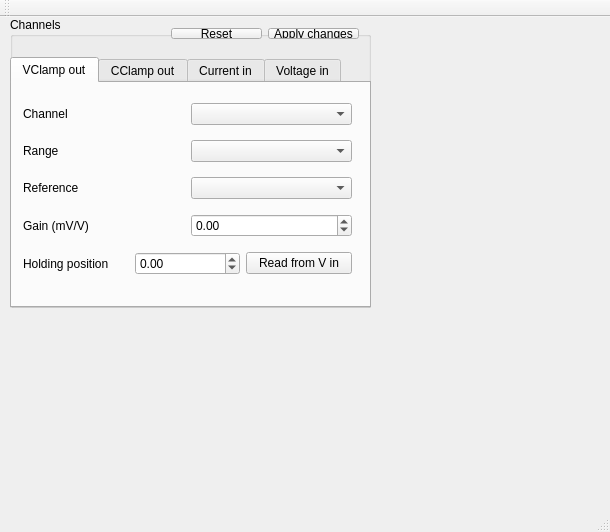
<?xml version="1.0" encoding="UTF-8"?>
<ui version="4.0">
 <class>MainWindow</class>
 <widget class="QMainWindow" name="MainWindow">
  <property name="geometry">
   <rect>
    <x>0</x>
    <y>0</y>
    <width>610</width>
    <height>532</height>
   </rect>
  </property>
  <property name="windowTitle">
   <string>MainWindow</string>
  </property>
  <widget class="QWidget" name="centralWidget">
   <widget class="QGroupBox" name="channelbox">
    <property name="geometry">
     <rect>
      <x>10</x>
      <y>0</y>
      <width>361</width>
      <height>291</height>
     </rect>
    </property>
    <property name="title">
     <string>Channels</string>
    </property>
    <widget class="QTabWidget" name="channeltabs">
     <property name="geometry">
      <rect>
       <x>0</x>
       <y>40</y>
       <width>361</width>
       <height>251</height>
      </rect>
     </property>
     <property name="currentIndex">
      <number>0</number>
     </property>
     <widget class="QWidget" name="vout_tab">
      <attribute name="title">
       <string>VClamp out</string>
      </attribute>
      <widget class="QWidget" name="vout_tab_content" native="true">
       <property name="geometry">
        <rect>
         <x>0</x>
         <y>0</y>
         <width>351</width>
         <height>214</height>
        </rect>
       </property>
       <layout class="QVBoxLayout" name="verticalLayout">
        <item>
         <layout class="QHBoxLayout" name="horizontalLayout">
          <item>
           <widget class="QLabel" name="label_2">
            <property name="text">
             <string>Channel</string>
            </property>
           </widget>
          </item>
          <item>
           <widget class="QComboBox" name="vout_chan"/>
          </item>
         </layout>
        </item>
        <item>
         <layout class="QHBoxLayout" name="horizontalLayout_4">
          <item>
           <widget class="QLabel" name="label_5">
            <property name="text">
             <string>Range</string>
            </property>
           </widget>
          </item>
          <item>
           <widget class="QComboBox" name="vout_range"/>
          </item>
         </layout>
        </item>
        <item>
         <layout class="QHBoxLayout" name="horizontalLayout_3">
          <item>
           <widget class="QLabel" name="label_4">
            <property name="text">
             <string>Reference</string>
            </property>
           </widget>
          </item>
          <item>
           <widget class="QComboBox" name="vout_reference"/>
          </item>
         </layout>
        </item>
        <item>
         <layout class="QHBoxLayout" name="horizontalLayout_2">
          <item>
           <widget class="QLabel" name="label_3">
            <property name="text">
             <string>Gain (mV/V)</string>
            </property>
           </widget>
          </item>
          <item>
           <widget class="QDoubleSpinBox" name="vout_gain">
            <property name="minimum">
             <double>-100.000000000000000</double>
            </property>
            <property name="maximum">
             <double>100.000000000000000</double>
            </property>
           </widget>
          </item>
         </layout>
        </item>
        <item>
         <layout class="QHBoxLayout" name="horizontalLayout_5">
          <item>
           <widget class="QLabel" name="label_6">
            <property name="text">
             <string>Holding position</string>
            </property>
           </widget>
          </item>
          <item>
           <widget class="QDoubleSpinBox" name="vout_offset">
            <property name="minimum">
             <double>-100.000000000000000</double>
            </property>
            <property name="maximum">
             <double>100.000000000000000</double>
            </property>
           </widget>
          </item>
          <item>
           <widget class="QPushButton" name="vout_offset_read">
            <property name="enabled">
             <bool>true</bool>
            </property>
            <property name="text">
             <string>Read from V in</string>
            </property>
           </widget>
          </item>
         </layout>
        </item>
       </layout>
      </widget>
     </widget>
     <widget class="QWidget" name="cout_tab">
      <attribute name="title">
       <string>CClamp out</string>
      </attribute>
      <widget class="QWidget" name="cout_tab_content" native="true">
       <property name="geometry">
        <rect>
         <x>0</x>
         <y>0</y>
         <width>351</width>
         <height>214</height>
        </rect>
       </property>
       <layout class="QVBoxLayout" name="verticalLayout_4">
        <item>
         <layout class="QHBoxLayout" name="horizontalLayout_16">
          <item>
           <widget class="QLabel" name="label_18">
            <property name="text">
             <string>Channel</string>
            </property>
           </widget>
          </item>
          <item>
           <widget class="QComboBox" name="cout_chan"/>
          </item>
         </layout>
        </item>
        <item>
         <layout class="QHBoxLayout" name="horizontalLayout_17">
          <item>
           <widget class="QLabel" name="label_19">
            <property name="text">
             <string>Range</string>
            </property>
           </widget>
          </item>
          <item>
           <widget class="QComboBox" name="cout_range"/>
          </item>
         </layout>
        </item>
        <item>
         <layout class="QHBoxLayout" name="horizontalLayout_18">
          <item>
           <widget class="QLabel" name="label_20">
            <property name="text">
             <string>Reference</string>
            </property>
           </widget>
          </item>
          <item>
           <widget class="QComboBox" name="cout_reference"/>
          </item>
         </layout>
        </item>
        <item>
         <layout class="QHBoxLayout" name="horizontalLayout_19">
          <item>
           <widget class="QLabel" name="label_21">
            <property name="text">
             <string>Gain (nA/V)</string>
            </property>
           </widget>
          </item>
          <item>
           <widget class="QDoubleSpinBox" name="cout_gain">
            <property name="minimum">
             <double>-100.000000000000000</double>
            </property>
            <property name="maximum">
             <double>100.000000000000000</double>
            </property>
           </widget>
          </item>
         </layout>
        </item>
        <item>
         <layout class="QHBoxLayout" name="horizontalLayout_20">
          <item>
           <widget class="QLabel" name="label_22">
            <property name="text">
             <string>Offset</string>
            </property>
           </widget>
          </item>
          <item>
           <widget class="QDoubleSpinBox" name="cout_offset"/>
          </item>
         </layout>
        </item>
       </layout>
      </widget>
     </widget>
     <widget class="QWidget" name="cin_tab">
      <attribute name="title">
       <string>Current in</string>
      </attribute>
      <widget class="QWidget" name="cin_tab_content" native="true">
       <property name="geometry">
        <rect>
         <x>0</x>
         <y>0</y>
         <width>351</width>
         <height>214</height>
        </rect>
       </property>
       <layout class="QVBoxLayout" name="verticalLayout_2">
        <item>
         <layout class="QHBoxLayout" name="horizontalLayout_6">
          <item>
           <widget class="QLabel" name="label_8">
            <property name="text">
             <string>Channel</string>
            </property>
           </widget>
          </item>
          <item>
           <widget class="QComboBox" name="cin_chan"/>
          </item>
         </layout>
        </item>
        <item>
         <layout class="QHBoxLayout" name="horizontalLayout_7">
          <item>
           <widget class="QLabel" name="label_9">
            <property name="text">
             <string>Range</string>
            </property>
           </widget>
          </item>
          <item>
           <widget class="QComboBox" name="cin_range"/>
          </item>
         </layout>
        </item>
        <item>
         <layout class="QHBoxLayout" name="horizontalLayout_8">
          <item>
           <widget class="QLabel" name="label_10">
            <property name="text">
             <string>Reference</string>
            </property>
           </widget>
          </item>
          <item>
           <widget class="QComboBox" name="cin_reference"/>
          </item>
         </layout>
        </item>
        <item>
         <layout class="QHBoxLayout" name="horizontalLayout_9">
          <item>
           <widget class="QLabel" name="label_11">
            <property name="text">
             <string>Gain (nA/V)</string>
            </property>
           </widget>
          </item>
          <item>
           <widget class="QDoubleSpinBox" name="cin_gain">
            <property name="minimum">
             <double>-100.000000000000000</double>
            </property>
            <property name="maximum">
             <double>100.000000000000000</double>
            </property>
           </widget>
          </item>
         </layout>
        </item>
        <item>
         <layout class="QHBoxLayout" name="horizontalLayout_10">
          <item>
           <widget class="QLabel" name="label_12">
            <property name="text">
             <string>Offset</string>
            </property>
           </widget>
          </item>
          <item>
           <widget class="QDoubleSpinBox" name="cin_offset">
            <property name="minimum">
             <double>-100.000000000000000</double>
            </property>
           </widget>
          </item>
         </layout>
        </item>
       </layout>
      </widget>
     </widget>
     <widget class="QWidget" name="vin_tab">
      <attribute name="title">
       <string>Voltage in</string>
      </attribute>
      <widget class="QWidget" name="vin_tab_content" native="true">
       <property name="geometry">
        <rect>
         <x>0</x>
         <y>0</y>
         <width>351</width>
         <height>214</height>
        </rect>
       </property>
       <layout class="QVBoxLayout" name="verticalLayout_3">
        <item>
         <layout class="QHBoxLayout" name="horizontalLayout_11">
          <item>
           <widget class="QLabel" name="label_13">
            <property name="text">
             <string>Channel</string>
            </property>
           </widget>
          </item>
          <item>
           <widget class="QComboBox" name="vin_chan"/>
          </item>
         </layout>
        </item>
        <item>
         <layout class="QHBoxLayout" name="horizontalLayout_12">
          <item>
           <widget class="QLabel" name="label_14">
            <property name="text">
             <string>Range</string>
            </property>
           </widget>
          </item>
          <item>
           <widget class="QComboBox" name="vin_range"/>
          </item>
         </layout>
        </item>
        <item>
         <layout class="QHBoxLayout" name="horizontalLayout_13">
          <item>
           <widget class="QLabel" name="label_15">
            <property name="text">
             <string>Reference</string>
            </property>
           </widget>
          </item>
          <item>
           <widget class="QComboBox" name="vin_reference"/>
          </item>
         </layout>
        </item>
        <item>
         <layout class="QHBoxLayout" name="horizontalLayout_14">
          <item>
           <widget class="QLabel" name="label_16">
            <property name="text">
             <string>Gain (mV/V)</string>
            </property>
           </widget>
          </item>
          <item>
           <widget class="QDoubleSpinBox" name="vin_gain">
            <property name="minimum">
             <double>-100.000000000000000</double>
            </property>
            <property name="maximum">
             <double>100.000000000000000</double>
            </property>
           </widget>
          </item>
         </layout>
        </item>
        <item>
         <layout class="QHBoxLayout" name="horizontalLayout_15">
          <item>
           <widget class="QLabel" name="label_17">
            <property name="text">
             <string>Offset</string>
            </property>
           </widget>
          </item>
          <item>
           <widget class="QDoubleSpinBox" name="vin_offset"/>
          </item>
         </layout>
        </item>
       </layout>
      </widget>
     </widget>
    </widget>
    <widget class="QWidget" name="channelbuttons" native="true">
     <property name="geometry">
      <rect>
       <x>150</x>
       <y>0</y>
       <width>211</width>
       <height>33</height>
      </rect>
     </property>
     <widget class="QWidget" name="layoutWidget">
      <property name="geometry">
       <rect>
        <x>0</x>
        <y>0</y>
        <width>210</width>
        <height>33</height>
       </rect>
      </property>
      <layout class="QHBoxLayout" name="horizontalLayout_21">
       <item>
        <widget class="QPushButton" name="channels_reset">
         <property name="text">
          <string>Reset</string>
         </property>
        </widget>
       </item>
       <item>
        <widget class="QPushButton" name="channels_apply">
         <property name="text">
          <string>Apply changes</string>
         </property>
        </widget>
       </item>
      </layout>
     </widget>
    </widget>
    <zorder>channelbuttons</zorder>
    <zorder>channeltabs</zorder>
   </widget>
  </widget>
  <widget class="QMenuBar" name="menuBar">
   <property name="geometry">
    <rect>
     <x>0</x>
     <y>0</y>
     <width>610</width>
     <height>27</height>
    </rect>
   </property>
  </widget>
  <widget class="QToolBar" name="mainToolBar">
   <attribute name="toolBarArea">
    <enum>TopToolBarArea</enum>
   </attribute>
   <attribute name="toolBarBreak">
    <bool>false</bool>
   </attribute>
  </widget>
  <widget class="QStatusBar" name="statusBar"/>
 </widget>
 <layoutdefault spacing="6" margin="11"/>
 <tabstops>
  <tabstop>channeltabs</tabstop>
  <tabstop>vout_chan</tabstop>
  <tabstop>vout_range</tabstop>
  <tabstop>vout_reference</tabstop>
  <tabstop>vout_gain</tabstop>
  <tabstop>vout_offset</tabstop>
  <tabstop>vout_offset_read</tabstop>
  <tabstop>cout_chan</tabstop>
  <tabstop>cout_range</tabstop>
  <tabstop>cout_reference</tabstop>
  <tabstop>cout_gain</tabstop>
  <tabstop>cout_offset</tabstop>
  <tabstop>cin_chan</tabstop>
  <tabstop>cin_range</tabstop>
  <tabstop>cin_reference</tabstop>
  <tabstop>cin_gain</tabstop>
  <tabstop>cin_offset</tabstop>
  <tabstop>vin_chan</tabstop>
  <tabstop>vin_range</tabstop>
  <tabstop>vin_reference</tabstop>
  <tabstop>vin_gain</tabstop>
  <tabstop>vin_offset</tabstop>
  <tabstop>channels_apply</tabstop>
  <tabstop>channels_reset</tabstop>
 </tabstops>
 <resources/>
 <connections/>
</ui>
